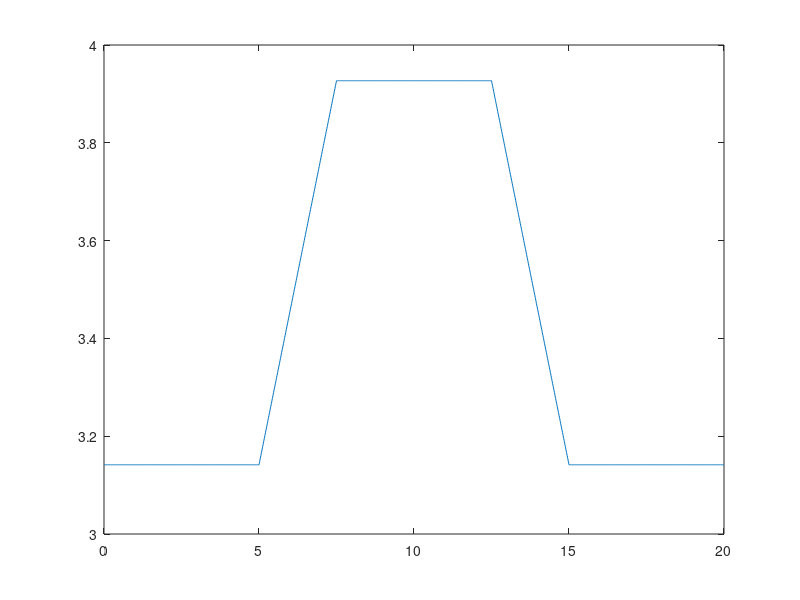

Write MATLAB code to recreate this figure.

ta = 5;
tb = 7.5;
tc = 12.5;
td = 15;
tf = 20;

T0 = 0:0.01:ta;
T1 = (ta+0.01):0.01:tb;
T2 = (tb+0.01):0.01:tc;
T3 = (tc+0.01):0.01:td;
T4 = (td+0.01):0.01:tf;

gamma1 = pi*ones(1,length(T0));
gamma2 = pi+((pi/4)/(tb-ta))*(T1-ta);
gamma3 = (5*pi/4)*ones(1,length(T2));
gamma4 = (5*pi/4)-((pi/4)/(td-tc))*(T3-tc);
gamma5 = pi*ones(1,length(T4));

T = [T0 T1 T2 T3 T4];
Gamma = [gamma1 gamma2 gamma3 gamma4 gamma5];
plot(T,Gamma)

